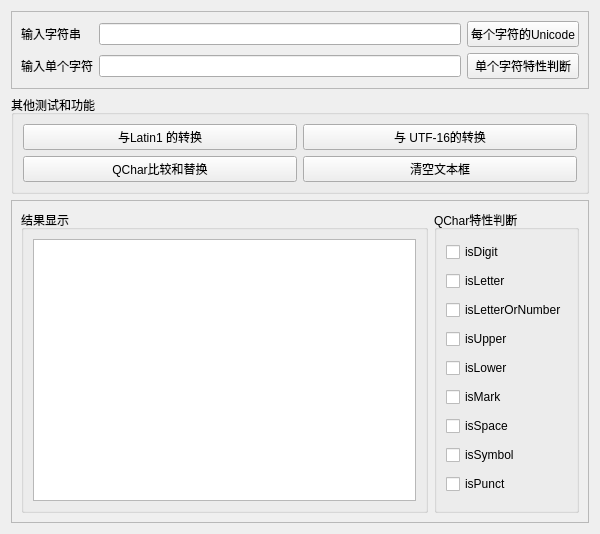
<?xml version="1.0" encoding="UTF-8"?>
<ui version="4.0">
 <class>Widget</class>
 <widget class="QWidget" name="Widget">
  <property name="geometry">
   <rect>
    <x>0</x>
    <y>0</y>
    <width>600</width>
    <height>534</height>
   </rect>
  </property>
  <property name="windowTitle">
   <string>Widget</string>
  </property>
  <layout class="QVBoxLayout" name="verticalLayout_2">
   <item>
    <widget class="QFrame" name="frame">
     <property name="frameShape">
      <enum>QFrame::StyledPanel</enum>
     </property>
     <property name="frameShadow">
      <enum>QFrame::Raised</enum>
     </property>
     <layout class="QGridLayout" name="gridLayout">
      <item row="0" column="1">
       <widget class="QLineEdit" name="ltxt_str"/>
      </item>
      <item row="1" column="0">
       <widget class="QLabel" name="label_2">
        <property name="text">
         <string>输入单个字符</string>
        </property>
        <property name="buddy">
         <cstring>ltxt_char</cstring>
        </property>
       </widget>
      </item>
      <item row="0" column="0">
       <widget class="QLabel" name="label">
        <property name="text">
         <string>输入字符串</string>
        </property>
        <property name="buddy">
         <cstring>ltxt_str</cstring>
        </property>
       </widget>
      </item>
      <item row="1" column="2">
       <widget class="QPushButton" name="btn_char">
        <property name="text">
         <string>单个字符特性判断</string>
        </property>
       </widget>
      </item>
      <item row="1" column="1">
       <widget class="QLineEdit" name="ltxt_char"/>
      </item>
      <item row="0" column="2">
       <widget class="QPushButton" name="btn_tr_uni">
        <property name="text">
         <string>每个字符的Unicode</string>
        </property>
       </widget>
      </item>
     </layout>
    </widget>
   </item>
   <item>
    <widget class="QGroupBox" name="groupBox">
     <property name="title">
      <string>其他测试和功能</string>
     </property>
     <layout class="QGridLayout" name="gridLayout_2">
      <item row="0" column="0">
       <widget class="QPushButton" name="btn_tr_latin">
        <property name="text">
         <string>与Latin1 的转换</string>
        </property>
       </widget>
      </item>
      <item row="0" column="1">
       <widget class="QPushButton" name="btn_tr_utf8">
        <property name="text">
         <string>与 UTF-16的转换</string>
        </property>
       </widget>
      </item>
      <item row="1" column="0">
       <widget class="QPushButton" name="btn_tr_qchar">
        <property name="text">
         <string>QChar比较和替换</string>
        </property>
       </widget>
      </item>
      <item row="1" column="1">
       <widget class="QPushButton" name="btn_clear">
        <property name="text">
         <string>清空文本框</string>
        </property>
       </widget>
      </item>
     </layout>
    </widget>
   </item>
   <item>
    <widget class="QFrame" name="frame_2">
     <property name="frameShape">
      <enum>QFrame::StyledPanel</enum>
     </property>
     <property name="frameShadow">
      <enum>QFrame::Raised</enum>
     </property>
     <layout class="QHBoxLayout" name="horizontalLayout_2">
      <item>
       <widget class="QGroupBox" name="groupBox_2">
        <property name="title">
         <string>结果显示</string>
        </property>
        <layout class="QHBoxLayout" name="horizontalLayout">
         <item>
          <widget class="QPlainTextEdit" name="plainTextEdit"/>
         </item>
        </layout>
       </widget>
      </item>
      <item>
       <widget class="QGroupBox" name="groupBox_3">
        <property name="title">
         <string>QChar特性判断</string>
        </property>
        <layout class="QVBoxLayout" name="verticalLayout">
         <item>
          <widget class="QCheckBox" name="chk_digit">
           <property name="text">
            <string>isDigit</string>
           </property>
          </widget>
         </item>
         <item>
          <widget class="QCheckBox" name="chk_letter">
           <property name="text">
            <string>isLetter</string>
           </property>
          </widget>
         </item>
         <item>
          <widget class="QCheckBox" name="chk_letter_num">
           <property name="text">
            <string>isLetterOrNumber</string>
           </property>
          </widget>
         </item>
         <item>
          <widget class="QCheckBox" name="chk_upper">
           <property name="text">
            <string>isUpper</string>
           </property>
          </widget>
         </item>
         <item>
          <widget class="QCheckBox" name="chk_lower">
           <property name="text">
            <string>isLower</string>
           </property>
          </widget>
         </item>
         <item>
          <widget class="QCheckBox" name="chk_mark">
           <property name="text">
            <string>isMark</string>
           </property>
          </widget>
         </item>
         <item>
          <widget class="QCheckBox" name="chk_space">
           <property name="text">
            <string>isSpace</string>
           </property>
          </widget>
         </item>
         <item>
          <widget class="QCheckBox" name="chk_symbol">
           <property name="text">
            <string>isSymbol</string>
           </property>
          </widget>
         </item>
         <item>
          <widget class="QCheckBox" name="chk_punct">
           <property name="text">
            <string>isPunct</string>
           </property>
          </widget>
         </item>
        </layout>
       </widget>
      </item>
     </layout>
    </widget>
   </item>
  </layout>
 </widget>
 <resources/>
 <connections/>
</ui>
